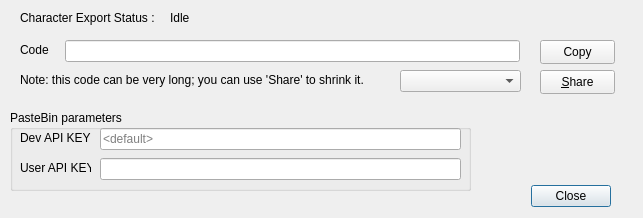
<?xml version="1.0" encoding="UTF-8"?>
<ui version="4.0">
 <class>BuildExport</class>
 <widget class="QDialog" name="BuildExport">
  <property name="geometry">
   <rect>
    <x>0</x>
    <y>0</y>
    <width>643</width>
    <height>218</height>
   </rect>
  </property>
  <property name="windowTitle">
   <string>Export current character. Generate a code to share this build with other Path of Building users.</string>
  </property>
  <property name="windowIcon">
   <iconset resource="../../Assets/PoB.qrc">
    <normaloff>:/Art/Icons/paper-plane.png</normaloff>:/Art/Icons/paper-plane.png</iconset>
  </property>
  <widget class="QDialogButtonBox" name="buttonBox">
   <property name="geometry">
    <rect>
     <x>380</x>
     <y>180</y>
     <width>231</width>
     <height>32</height>
    </rect>
   </property>
   <property name="orientation">
    <enum>Qt::Horizontal</enum>
   </property>
   <property name="standardButtons">
    <set>QDialogButtonBox::Close</set>
   </property>
  </widget>
  <widget class="QLabel" name="label_Info">
   <property name="geometry">
    <rect>
     <x>20</x>
     <y>42</y>
     <width>40</width>
     <height>16</height>
    </rect>
   </property>
   <property name="text">
    <string>Code</string>
   </property>
  </widget>
  <widget class="QLineEdit" name="lineEdit_Code">
   <property name="geometry">
    <rect>
     <x>65</x>
     <y>40</y>
     <width>455</width>
     <height>22</height>
    </rect>
   </property>
   <property name="inputMask">
    <string notr="true"/>
   </property>
  </widget>
  <widget class="QLabel" name="label_Share">
   <property name="geometry">
    <rect>
     <x>20</x>
     <y>72</y>
     <width>351</width>
     <height>16</height>
    </rect>
   </property>
   <property name="text">
    <string>Note: this code can be very long; you can use 'Share' to shrink it.</string>
   </property>
  </widget>
  <widget class="QPushButton" name="btn_Copy">
   <property name="enabled">
    <bool>true</bool>
   </property>
   <property name="geometry">
    <rect>
     <x>540</x>
     <y>40</y>
     <width>75</width>
     <height>24</height>
    </rect>
   </property>
   <property name="text">
    <string>Copy</string>
   </property>
  </widget>
  <widget class="QPushButton" name="btn_Share">
   <property name="enabled">
    <bool>true</bool>
   </property>
   <property name="geometry">
    <rect>
     <x>540</x>
     <y>70</y>
     <width>75</width>
     <height>24</height>
    </rect>
   </property>
   <property name="text">
    <string>&amp;Share</string>
   </property>
  </widget>
  <widget class="QComboBox" name="combo_ShareSite">
   <property name="geometry">
    <rect>
     <x>400</x>
     <y>70</y>
     <width>121</width>
     <height>22</height>
    </rect>
   </property>
  </widget>
  <widget class="QLabel" name="label_Export">
   <property name="geometry">
    <rect>
     <x>20</x>
     <y>10</y>
     <width>141</width>
     <height>16</height>
    </rect>
   </property>
   <property name="text">
    <string>Character Export Status :</string>
   </property>
  </widget>
  <widget class="QLabel" name="label_Status">
   <property name="geometry">
    <rect>
     <x>170</x>
     <y>10</y>
     <width>431</width>
     <height>16</height>
    </rect>
   </property>
   <property name="text">
    <string>Idle</string>
   </property>
  </widget>
  <widget class="QGroupBox" name="groupBox_PasteBin">
   <property name="enabled">
    <bool>true</bool>
   </property>
   <property name="geometry">
    <rect>
     <x>10</x>
     <y>110</y>
     <width>461</width>
     <height>81</height>
    </rect>
   </property>
   <property name="title">
    <string>PasteBin parameters</string>
   </property>
   <widget class="QLineEdit" name="lineEdit_DevKey">
    <property name="geometry">
     <rect>
      <x>90</x>
      <y>18</y>
      <width>361</width>
      <height>22</height>
     </rect>
    </property>
    <property name="inputMask">
     <string notr="true"/>
    </property>
    <property name="text">
     <string notr="true"/>
    </property>
    <property name="echoMode">
     <enum>QLineEdit::PasswordEchoOnEdit</enum>
    </property>
    <property name="placeholderText">
     <string>&lt;default&gt;</string>
    </property>
   </widget>
   <widget class="QLabel" name="label_DevKey">
    <property name="geometry">
     <rect>
      <x>10</x>
      <y>20</y>
      <width>71</width>
      <height>16</height>
     </rect>
    </property>
    <property name="layoutDirection">
     <enum>Qt::RightToLeft</enum>
    </property>
    <property name="text">
     <string>Dev API KEY</string>
    </property>
    <property name="buddy">
     <cstring>lineEdit_DevKey</cstring>
    </property>
   </widget>
   <widget class="QLineEdit" name="lineEdit_UserKey">
    <property name="geometry">
     <rect>
      <x>90</x>
      <y>48</y>
      <width>361</width>
      <height>22</height>
     </rect>
    </property>
    <property name="inputMask">
     <string notr="true"/>
    </property>
    <property name="text">
     <string notr="true"/>
    </property>
    <property name="echoMode">
     <enum>QLineEdit::PasswordEchoOnEdit</enum>
    </property>
   </widget>
   <widget class="QLabel" name="label_UserKey">
    <property name="geometry">
     <rect>
      <x>10</x>
      <y>50</y>
      <width>71</width>
      <height>16</height>
     </rect>
    </property>
    <property name="layoutDirection">
     <enum>Qt::RightToLeft</enum>
    </property>
    <property name="text">
     <string>User API KEY</string>
    </property>
    <property name="buddy">
     <cstring>lineEdit_UserKey</cstring>
    </property>
   </widget>
  </widget>
 </widget>
 <resources>
  <include location="../../Assets/PoB.qrc"/>
 </resources>
 <connections>
  <connection>
   <sender>buttonBox</sender>
   <signal>accepted()</signal>
   <receiver>BuildExport</receiver>
   <slot>accept()</slot>
   <hints>
    <hint type="sourcelabel">
     <x>248</x>
     <y>254</y>
    </hint>
    <hint type="destinationlabel">
     <x>157</x>
     <y>274</y>
    </hint>
   </hints>
  </connection>
  <connection>
   <sender>buttonBox</sender>
   <signal>rejected()</signal>
   <receiver>BuildExport</receiver>
   <slot>reject()</slot>
   <hints>
    <hint type="sourcelabel">
     <x>316</x>
     <y>260</y>
    </hint>
    <hint type="destinationlabel">
     <x>286</x>
     <y>274</y>
    </hint>
   </hints>
  </connection>
 </connections>
</ui>
